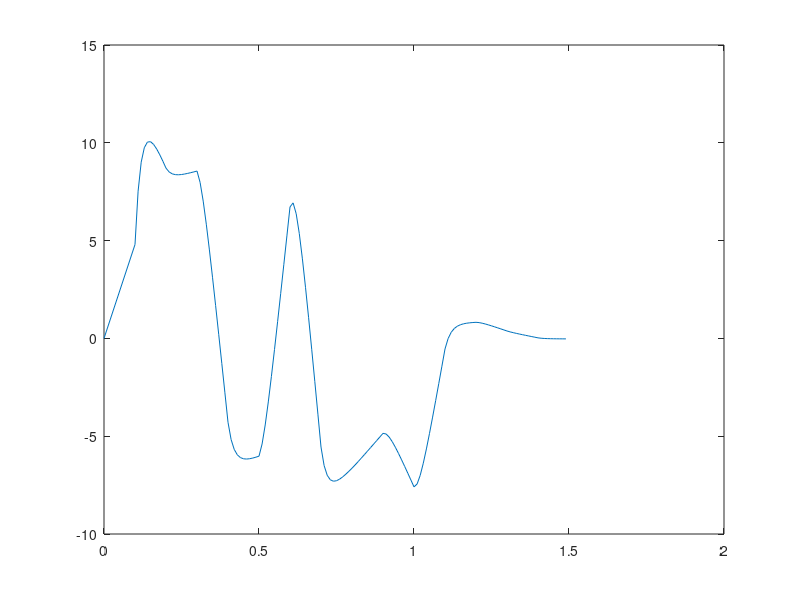
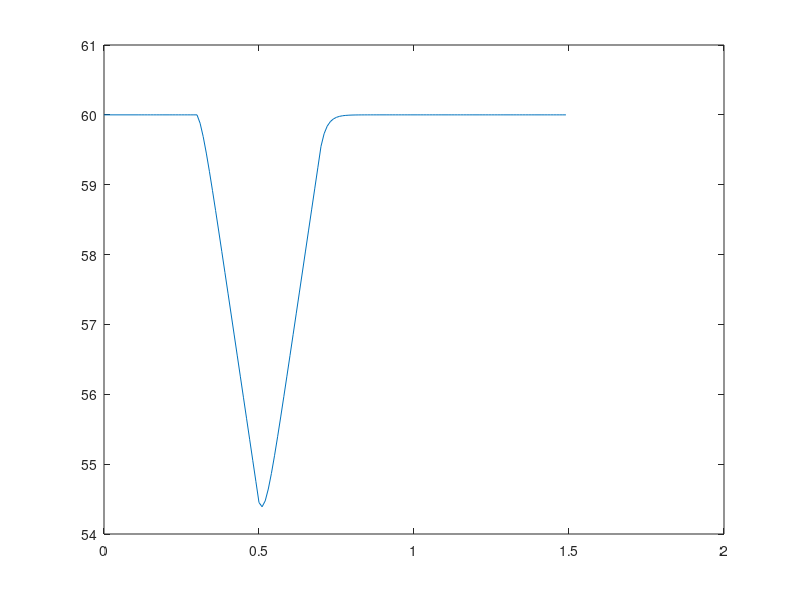

MATLAB code to generate these figures, in order:
close all;
Ts=0.1;
load results;

figure; %hold on;
%plot([0:Ts:20*Ts],[0 kormanyszog(2:length(kormanyszog))]*180/pi);
korm=[0:Ts:15*Ts;0 kormanyszog(2:length(kormanyszog))*180/pi];
j=2;
korm2=[0;0];
for i=0.1:0.01:2
    korm2(1,j)=i;
    korm2(2,j)=0.4*interp1(korm(1,:),korm(2,:),i)+0.6*(korm2(2,j-1));
    j=j+1;
end;
plot(korm2(1,:),korm2(2,:))

figure; %hold on;
plot([0:Ts:15*Ts],[0 sebesseg(2:length(sebesseg))]);
seb=[0:Ts:15*Ts;0 sebesseg(2:length(sebesseg))];
j=2;
seb2=[0;60/3.6];
for i=0.1:0.01:2
    seb2(1,j)=i;
    seb2(2,j)=0.4*interp1(seb(1,:),seb(2,:),i)+0.6*(seb2(2,j-1));
    j=j+1;
end;
plot(seb2(1,:),seb2(2,:)*3.6)




